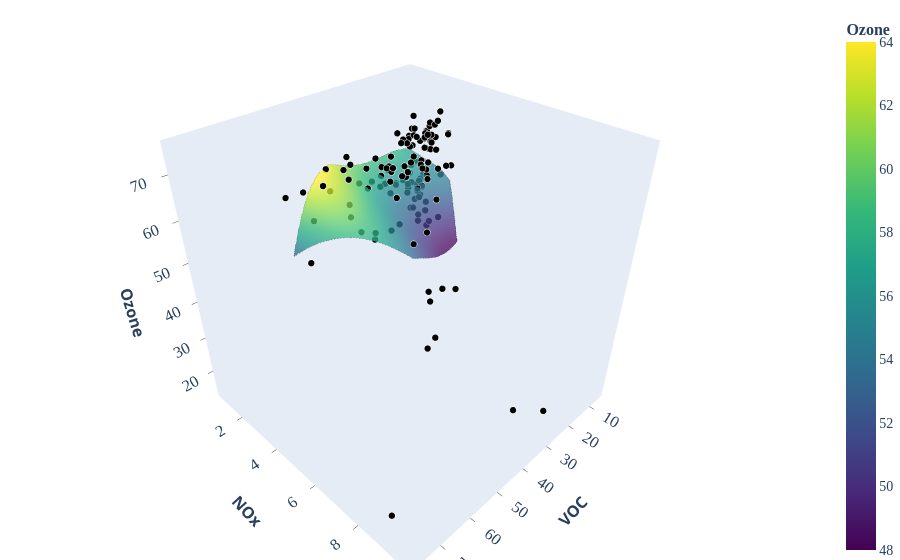

This figure's notebook cell:
### Code cell
# Interactive 3D Plot (Plotly)
try:
    import plotly.graph_objects as go
except ImportError as exc:
    raise ImportError('Plotly is required for the interactive 3D view. Install it with `pip install plotly`.') from exc

plotly_scale = CONFIG['plot'].get('plotly_colorscale') or plot_cfg['cmap'].capitalize()
base_fs = CONFIG['plot'].get('font_size', 12)
marker_size = max(plot_cfg['point_size'] / 4, 4)
vmin = float(np.round(np.nanmin(value_grid)))
vmax = float(np.round(np.nanmax(value_grid)))


# Downsample for interactions if grid is huge (e.g. > 250x250) to prevent browser hang
max_dim = 250
stride = max(1, int(max(lon_grid.shape) / max_dim))
if stride > 1:
    print(f'Downsampling Plotly surface by {stride}x (original {lon_grid.shape}) for smoothness.')
    p_lon = lon_grid[::stride, ::stride]
    p_lat = lat_grid[::stride, ::stride]
    p_val = value_grid[::stride, ::stride]
else:
    p_lon, p_lat, p_val = lon_grid, lat_grid, value_grid

fig = go.Figure()
fig.add_surface(
    x=p_lon,
    y=p_lat,
    z=p_val,
    colorscale=plotly_scale,
    opacity=plot_cfg['surface_alpha'],
    cmin=vmin,
    cmax=vmax,
    showscale=True,
    colorbar=dict(
        title=dict(text=f"<b>{value_col}</b>", font=dict(size=base_fs+2)),
        tickfont=dict(size=base_fs, family='Arial Black'),
    ),
    name='RBF surface',
)
show_point_values = CONFIG['plot'].get('show_point_values', True)
if show_point_values:
    marker_color = values
    marker_scale = plotly_scale
else:
    marker_color = 'black'
    marker_scale = None

fig.add_scatter3d(
    x=lon,
    y=lat,
    z=values,
    mode='markers',
    marker=dict(
        size=marker_size,
        color=marker_color,
        colorscale=marker_scale,
        line=dict(width=1, color='white'),
        cmin=vmin,
        cmax=vmax,
    ),
    name='Observed points',
)
fig.update_layout(
    # title='RBF Surface - Interactive 3D',
    scene=dict(
        xaxis=dict(
            title=dict(text=f"<b>{lon_col}</b>", font=dict(size=base_fs+2)),
            tickfont=dict(size=base_fs, family='Arial Black'),
            showgrid=False, ticks='outside'
        ),
        yaxis=dict(
            title=dict(text=f"<b>{lat_col}</b>", font=dict(size=base_fs+2)),
            tickfont=dict(size=base_fs, family='Arial Black'),
            showgrid=False, ticks='outside'
        ),
        zaxis=dict(
            title=dict(text=f"<b>{value_col}</b>", font=dict(size=base_fs+2)),
            tickfont=dict(size=base_fs, family='Arial Black'),
            showgrid=False, ticks='outside'
        ),
    ),
    margin=dict(l=0, r=0, t=10, b=0),
)

if SAVE_OUTPUTS:
    interactive_path = OUTPUT_DIR / f'{ARTIFACT_PREFIX}_interactive.html'
    fig.write_html(interactive_path, include_plotlyjs='cdn')

fig.show()

### Figure 1 — Plotly figure (JSON) as saved in the notebook; plotly's stock layout.template omitted (floating-point values rounded to 4 significant figures; data arrays with more than 128 entries replaced by an {"elided": "..."} marker saying what was removed)
{"data": [{"cmax": 64, "cmin": 48, "colorbar": {"tickfont": {"family": "Arial Black", "size": 14}, "title": {"font": {"size": 16}, "text": "<b>Ozone</b>"}}, "colorscale": [[0, "#440154"], [0.1111, "#482878"], [0.2222, "#3e4989"], [0.3333, "#31688e"], [0.4444, "#26828e"], [0.5556, "#1f9e89"], [0.6667, "#35b779"], [0.7778, "#6ece58"], [0.8889, "#b5de2b"], [1, "#fde725"]], "name": "RBF surface", "opacity": 0.75, "showscale": true, "type": "surface", "x": {"elided": "250x250 float values"}, "y": {"elided": "250x250 float values"}, "z": {"elided": "250x250 float values"}}, {"marker": {"cmax": 64, "cmin": 48, "color": "black", "line": {"color": "white", "width": 1}, "size": 4}, "mode": "markers", "name": "Observed points", "type": "scatter3d", "x": {"elided": "134 float values"}, "y": {"elided": "134 float values"}, "z": {"elided": "134 float values"}}], "layout": {"margin": {"b": 0, "l": 0, "r": 0, "t": 10}, "scene": {"xaxis": {"showgrid": false, "tickfont": {"family": "Arial Black", "size": 14}, "ticks": "outside", "title": {"font": {"size": 16}, "text": "<b>VOC</b>"}}, "yaxis": {"showgrid": false, "tickfont": {"family": "Arial Black", "size": 14}, "ticks": "outside", "title": {"font": {"size": 16}, "text": "<b>NOx</b>"}}, "zaxis": {"showgrid": false, "tickfont": {"family": "Arial Black", "size": 14}, "ticks": "outside", "title": {"font": {"size": 16}, "text": "<b>Ozone</b>"}}}}}
